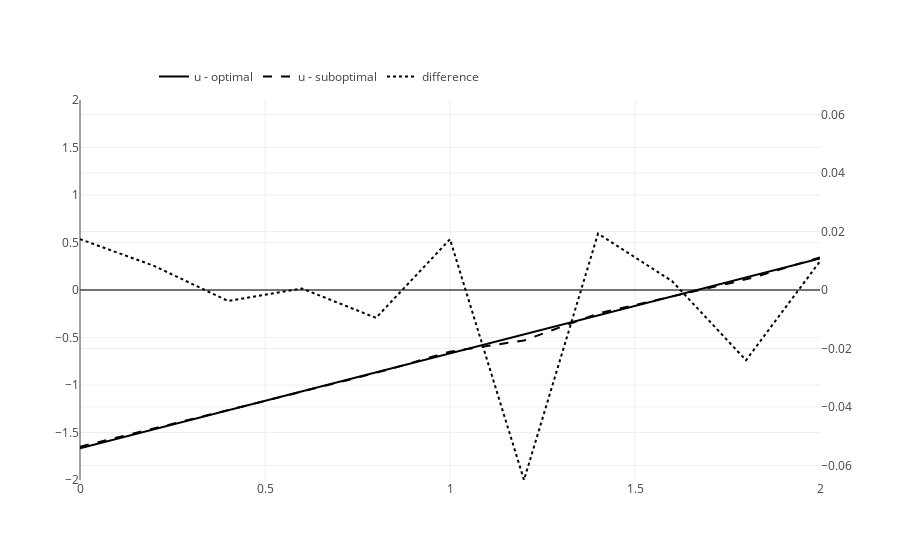

The notebook cell saved with this chart:
### Code cell
iplot(
    go.Figure(
        data=[
            fig_optimal_control,
            fig_suboptimal_control,
            fig_difference_control
        ],
        layout=go.Layout(
            legend=dict(orientation="h", x=0.1, y=1.1),
            xaxis=dict(
                range=(optimal_model.t0, optimal_model.t1)
            ),
            yaxis1=dict(
                range=(-2, 2)
            ),
            yaxis2=dict(
                range=(-max_dif, max_dif),
                overlaying="y1",
                side="right"
            )
        )
    )
)
